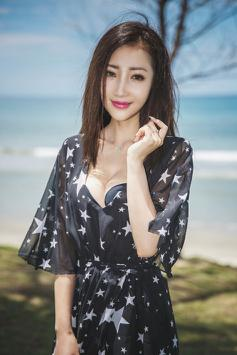
#> input picture PIL图片处理/test2.jpg, 237 x 355 px, given in place of 100, which was not available
$ python print.py 100 100
#> lines starting #> are read from the running program, lines starting #| are printed output that depends on the picture; pictures that were not available may be replaced by others from this repository, and a replacement may not be noted
#> further down, img is the input picture: PIL image 237x355 RGB; mean R, G, B 126.6, 131.5, 132.2
#-*-coding:utf-8-*-

from PIL import Image
import sys, os

#定义素描函数,img为Image对象，
#threshold为阈值，介于0到100之间
def sketch(img, threshold):
#> called with threshold = 100
	if threshold < 0:
		threshold = 0
	if threshold >100:
		threshold = 100
	width,height = img.size
#> width = 237; height = 355
	#将图片转化为灰度图
	img =img.convert('L')
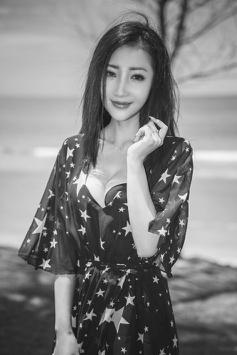
#> img: PIL image 237x355 L; min 6, max 254, mean 130.1
	#将图片转化为像素矩阵
	pix = img.load()
	for w in range(width):
		for h in range(height):
			if w == width-1 or h==height -1:
				continue
			src = pix[w,h]
			dst = pix[w+1,h+1]

			diff = abs(src-dst)
			if diff >= threshold:
				pix[w,h]=0
			else:
				pix[w,h]=255
	return img

if __name__ =='__main__':
	#os.path.dirname(__file__)在脚本是以完整路径被运行的，
	#那么将输出该脚本所在的完整路径
	#所在脚本是相对路径运行的，将输出空目录
	#以下两周方式拼接路径都可以
	#path = os.path.dirname(__file__) + os.sep.join(['', 'imanges', 'lam.jpg'])
	path = os.path.join(os.path.dirname(__file__), 'images','lam.jpg')
	print(path)
	threshold = 15

	if len(sys.argv) == 2:
		try:
			threshold = int(sys.argv[1])
		except ValueError:
			path = sys.argv[1]
	elif len(sys.argv) == 3:
		path = sys.argv[1]
		threshold = int(sys.argv[2])

	img = Image.open(path)
	img = sketch(img, threshold)
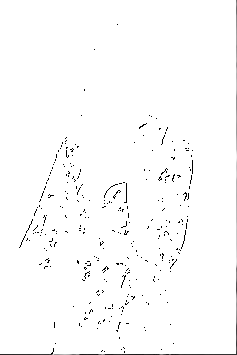
#> img: PIL image 237x355 L; min 0, max 255, mean 251.3
	img.save(os.path.splitext(path)[0]+'.sketch.jpg','JPEG')
